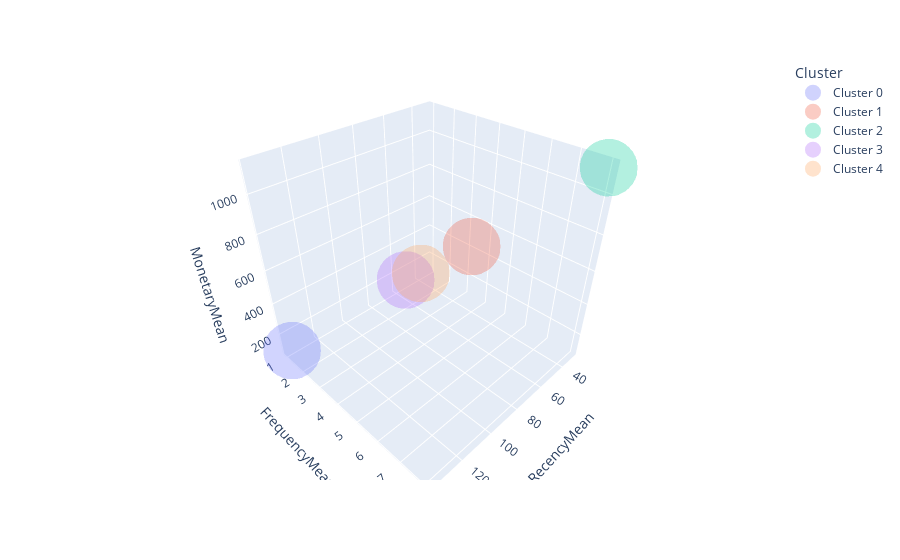

Notebook code for this chart:
### Code cell
import plotly.express as px

fig = px.scatter_3d(rfm_agg2, x='RecencyMean', y='FrequencyMean', z='MonetaryMean',
                    color = 'Cluster', opacity=0.3)
#fig.show()
fig.update_traces(marker=dict(size=20),
                  
                  selector=dict(mode='markers'))
# tight layout
fig.show()

### Figure 1 — Plotly figure (JSON) as saved in the notebook; plotly's stock layout.template omitted (floating-point values rounded to 4 significant figures)
{"data": [{"hovertemplate": "Cluster=Cluster 0<br>RecencyMean=%{x}<br>FrequencyMean=%{y}<br>MonetaryMean=%{z}<extra></extra>", "legendgroup": "Cluster 0", "marker": {"color": "#636efa", "opacity": 0.3, "size": 20, "symbol": "circle"}, "mode": "markers", "name": "Cluster 0", "scene": "scene", "showlegend": true, "type": "scatter3d", "x": [137], "y": [1], "z": [90]}, {"hovertemplate": "Cluster=Cluster 1<br>RecencyMean=%{x}<br>FrequencyMean=%{y}<br>MonetaryMean=%{z}<extra></extra>", "legendgroup": "Cluster 1", "marker": {"color": "#EF553B", "opacity": 0.3, "size": 20, "symbol": "circle"}, "mode": "markers", "name": "Cluster 1", "scene": "scene", "showlegend": true, "type": "scatter3d", "x": [44], "y": [4], "z": [536]}, {"hovertemplate": "Cluster=Cluster 2<br>RecencyMean=%{x}<br>FrequencyMean=%{y}<br>MonetaryMean=%{z}<extra></extra>", "legendgroup": "Cluster 2", "marker": {"color": "#00cc96", "opacity": 0.3, "size": 20, "symbol": "circle"}, "mode": "markers", "name": "Cluster 2", "scene": "scene", "showlegend": true, "type": "scatter3d", "x": [30], "y": [8], "z": [1125]}, {"hovertemplate": "Cluster=Cluster 3<br>RecencyMean=%{x}<br>FrequencyMean=%{y}<br>MonetaryMean=%{z}<extra></extra>", "legendgroup": "Cluster 3", "marker": {"color": "#ab63fa", "opacity": 0.3, "size": 20, "symbol": "circle"}, "mode": "markers", "name": "Cluster 3", "scene": "scene", "showlegend": true, "type": "scatter3d", "x": [66], "y": [2], "z": [273]}, {"hovertemplate": "Cluster=Cluster 4<br>RecencyMean=%{x}<br>FrequencyMean=%{y}<br>MonetaryMean=%{z}<extra></extra>", "legendgroup": "Cluster 4", "marker": {"color": "#FFA15A", "opacity": 0.3, "size": 20, "symbol": "circle"}, "mode": "markers", "name": "Cluster 4", "scene": "scene", "showlegend": true, "type": "scatter3d", "x": [39], "y": [1], "z": [112]}], "layout": {"legend": {"title": {"text": "Cluster"}, "tracegroupgap": 0}, "margin": {"t": 60}, "scene": {"domain": {"x": [0, 1], "y": [0, 1]}, "xaxis": {"title": {"text": "RecencyMean"}}, "yaxis": {"title": {"text": "FrequencyMean"}}, "zaxis": {"title": {"text": "MonetaryMean"}}}}}
